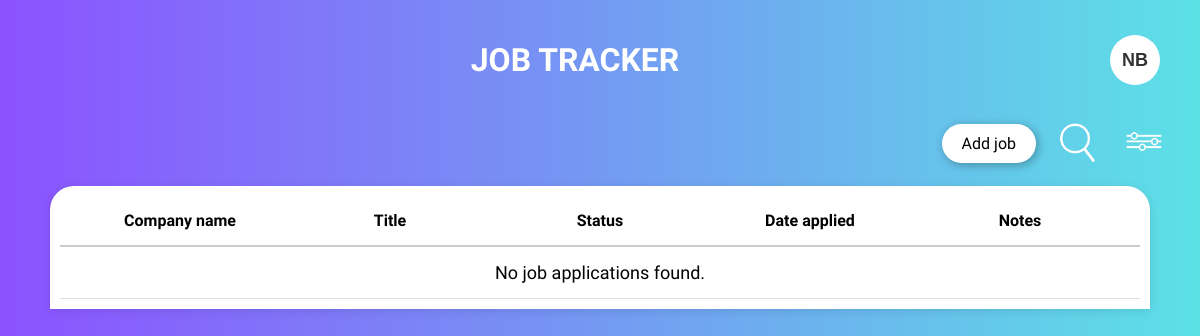
The page /dashboard (signed in) on the database as committed earlier.
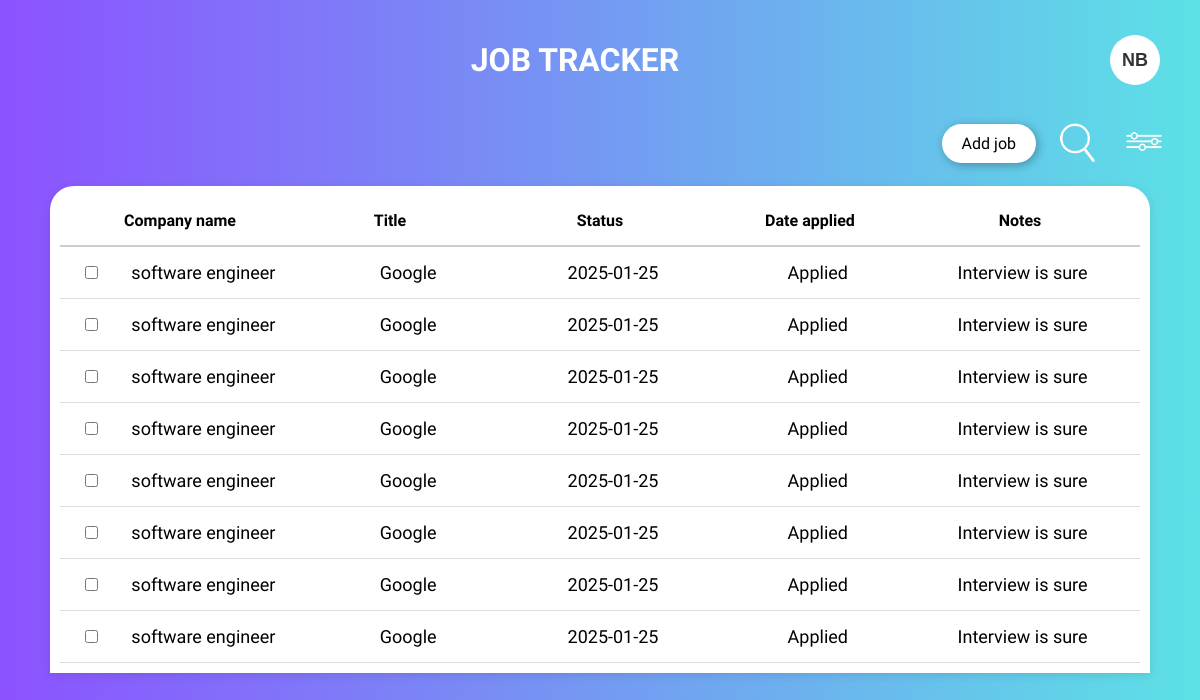
The same page on the database as committed later.
### tables this page shows
CREATE TABLE job_applications(
                id INTEGER PRIMARY KEY AUTOINCREMENT,
                user_id INTEGER NOT NULL,
                title TEXT NOT NULL,
                company_name TEXT NOT NULL,
                date_applied NUMBER NOT NULL,
                status TEXT NOT NULL,
                notes TEXT,
                FOREIGN KEY (user_id) REFERENCES users (id));

### run.py (the view)
@app.route("/dashboard")
def dashboard():
    user_id = session["user_id"]
    if not user_id:
        flash("Please log in to access the dashboard.", "error")
        return redirect(url_for("login_page"))
    with sqlite3.connect("job_tracker.db") as connection:
        cursor = connection.cursor()
        cursor.execute("SELECT * FROM job_applications WHERE user_id = ?", (user_id,))
        results = cursor.fetchall()
    return render_template("dashboard.html", results=results)

### templates/dashboard.html (shortened to what this page needs)
<!DOCTYPE html>
<html lang="en">
    <head>
        <link rel="stylesheet" href="{{ url_for('static', filename='global.css')}}">
    </head>
    <body>
        <div class="title-section">
            <h1 class="title"> Job Tracker</h1>
            <button class="account-button"> NB</button>
        </div>
        <div class="action-section">
            <button class="add-job">Add job</button>
            <button class="icon-button"><img src="{{ url_for('static', filename='Images/search icon.png')}}" alt="Search" ></button>
            <button class="icon-button"><img src="{{ url_for('static', filename='Images/filter_bar.png')}}" alt="Filter"></button>
        </div>
        <div class="table-container">
            <div class="table-header">
                <span>Company name</span>
                <span>Title</span>
                <span>Status</span>
                <span>Date applied </span>
                <span>Notes</span>
            </div>
            <div class="table-content">
                {% for result in results %}
                <div class="table-row">
                    <input type="checkbox">
                    <span colspan="2">{{ result[2] }}</span>
                    <span>{{ result[3] }}</span>
                    <span>{{ result[4] }}</span>
                    <span>{{ result[5] }}</span>
                    <span>{{ result[6] }}</span>
                </div>
                {% else %}
                <div class="table-row">
                    <span colspan="5">No job applications found.</span>
                </div>
                {% endfor %}
            </div>
        </div>
    </body>
</html>

### static/global.css (style rules this page uses)
body { background: linear-gradient(to right, #8C52FF, #5CE1E6); font-family: "Julius Sans One", serif; font-size: 18px; height: 100vh; margin: 0; padding: 0; }
.title-section { display: flex; justify-content: center; align-items: center; padding: 20px 40px; color: white; position: relative; }
.title { font-size: 32px; text-transform: uppercase; flex-grow: 1; text-align: center; }
.account-button { margin-left: auto; background-color: white; color: #333; font-size: 18px; font-weight: bold; border: none; border-radius: 50%; width: 50px; height: 50px; cursor:pointer; display: flex; align-items: center; justify-content: center }
.action-section { display: flex; justify-content: flex-end; align-items: center; margin-right: 30px; }
.add-job { font-family: "Julius Sans One", serif; font-weight: 400; font-style: normal; font-size: 16px; padding: 10px 20px; border: none; border-radius: 24px; background: white; cursor: pointer; box-shadow: 2px 2px 10px rgba(0,0,0,0.3); transition: 0.3s; }
.icon-button { background: none; border: none; cursor: pointer; margin-left: 15px; }
.icon-button img { width: 40px; height: 40px; }
.table-container { background: white; margin: 20px auto; border-radius: 24px 24px 0 0; display: flex; flex-direction: column; width: 90%; max-width: 1800px; padding: 10px; box-shadow: 0px 2px 10px rgba(0,0,0,0.1); }
.table-header { display: flex; flex-direction: space-between; font-size: 16px; font-weight: bold; padding: 15px; border-bottom: 2px solid #ccc; }
.table-header span { flex: 1; text-align: center; }
.table-content { display: flex; flex-direction: column; }
.table-row { display: flex; align-items: center; padding: 15px; border-bottom: 1px solid #ddd; }
.table-row span { flex: 1; text-align: center; }
.table-row input { margin-left: 10px; }

Rows that differ between the two databases and show on the page:
added job_applications: title "software engineer", company_name "Google", date_applied "2025-01-25", status "Applied", notes "Interview is sure"
added job_applications: title "software engineer", company_name "Google", date_applied "2025-01-25", status "Applied", notes "Interview is sure"
added job_applications: title "software engineer", company_name "Google", date_applied "2025-01-25", status "Applied", notes "Interview is sure"
added job_applications: title "software engineer", company_name "Google", date_applied "2025-01-25", status "Applied", notes "Interview is sure"
added job_applications: title "software engineer", company_name "Google", date_applied "2025-01-25", status "Applied", notes "Interview is sure"
added job_applications: title "software engineer", company_name "Google", date_applied "2025-01-25", status "Applied", notes "Interview is sure"
added job_applications: title "software engineer", company_name "Google", date_applied "2025-01-25", status "Applied", notes "Interview is sure"
added job_applications: title "software engineer", company_name "Google", date_applied "2025-01-25", status "Applied", notes "Interview is sure"
Other text that changed with them:
text no longer shown: "No job applications found."
